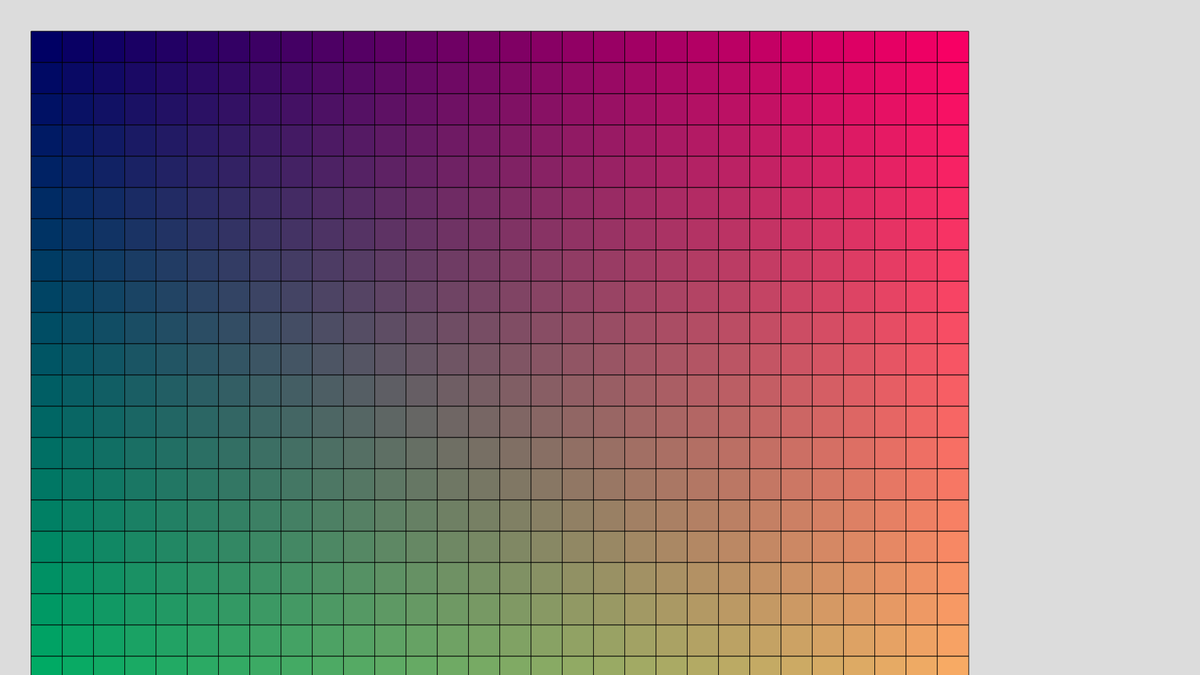
Frame 1 (no input)
Frame 60 (no input): identical to frame 1, image omitted
Frame 120 (the mouse pressed at the canvas centre since frame 60): identical to frame 1, image omitted

The p5.js sketch that drew this single still picture (run headless with seeded random() and noise() and a simulated clock; from frame 60 on, the mouse is pressed at the canvas centre):

// p5.js sketch
// ── sketch.js
"use strict";
/// <reference types="p5/global" />
let fc = false;
let table;
function setup() {
    createCanvas(1920, 1080);
    fc = false;
}
function draw() {
    background(220);
    table = new Table();
    table.gerar(50, 50);
    table.draw();
}
function keyPressed() {
    if (key.toLowerCase() === 'f') {
        fc = !fc;
        fullscreen(fc);
    }
}

// ── ColorSquare.js
"use strict";
/// <reference types="p5/global" />
class ColorSquare {
    constructor(config) {
        this.x = config.x;
        this.y = config.y;
        this.size = config.size;
        this.r = config.r;
        this.g = config.g;
        this.b = config.b;
        this.lin = config.linha;
        this.col = config.coluna;
        this.id = `${this.lin}-${this.col}`;
    }
    update() { }
    draw() {
        fill(this.r, this.g, this.b);
        rect(this.x, this.y, this.size, this.size);
    }
}

// ── Table.js
"use strict";
/// <reference types="p5/global" />
const CSquares = [];
const linhas = 30;
const colunas = 30;
const gap = 50;
class Table {
    gerar(x, y) {
        for (let i = 0; i < colunas; i++) {
            CSquares[i] = [];
            for (let j = 0; j < linhas; j++) {
                const r = map(i, 0, colunas, 0, 255);
                const g = map(j, 0, linhas, 0, 255);
                const b = 100;
                const cs = new ColorSquare({
                    x: i * gap + x,
                    y: j * gap + y,
                    size: 50,
                    r,
                    g,
                    b,
                    linha: i,
                    coluna: j
                });
                CSquares[i][j] = cs;
            }
        }
    }
    draw() {
        for (let i = 0; i < colunas; i++) {
            for (let j = 0; j < linhas; j++) {
                CSquares[i][j].draw();
            }
        }
    }
}
